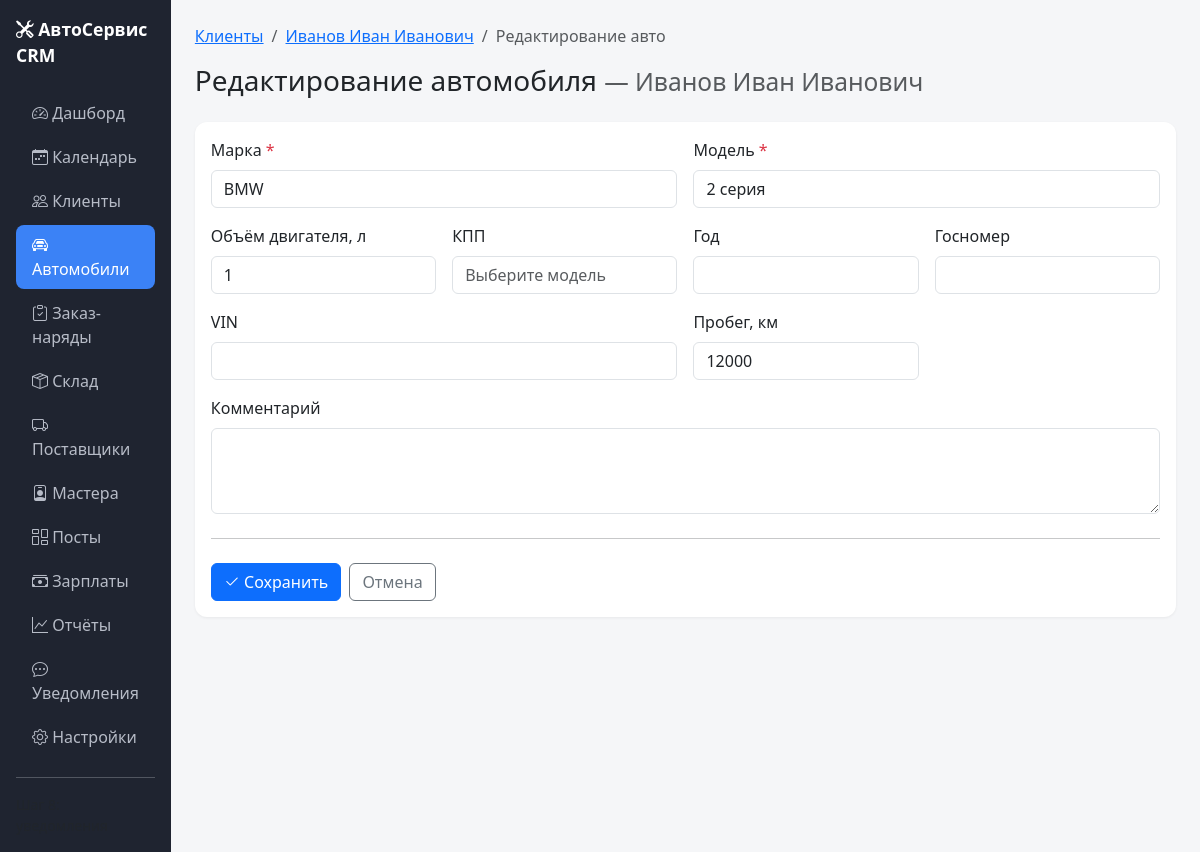
Screenshot of /cars/1/edit with the database file from the repository.
### models.py (models this page shows, shortened)
class Client(db.Model):
    __tablename__ = "clients"
    id = db.Column(db.Integer, primary_key=True)
    full_name = db.Column(db.String(200), nullable=False)
    phone = db.Column(db.String(30), nullable=False, unique=True, index=True)
    email = db.Column(db.String(120))
    comment = db.Column(db.Text)
    created_at = db.Column(db.DateTime, default=lambda: datetime.now(timezone.utc))
    cars = db.relationship("Car", backref="client", cascade="all, delete-orphan", lazy=True, order_by="Car.id.desc()")
    orders = db.relationship("Order", backref="client", lazy=True)

class Car(db.Model):
    __tablename__ = "cars"
    id = db.Column(db.Integer, primary_key=True)
    client_id = db.Column(db.Integer, db.ForeignKey("clients.id"), nullable=False, index=True)
    brand = db.Column(db.String(80), nullable=False)
    model = db.Column(db.String(80), nullable=False)
    year = db.Column(db.Integer)
    vin = db.Column(db.String(40), index=True)
    plate = db.Column(db.String(20), index=True)
    mileage = db.Column(db.Integer)
    engine_volume = db.Column(db.String(20))
    transmission = db.Column(db.String(40))
    comment = db.Column(db.Text)
    created_at = db.Column(db.DateTime, default=lambda: datetime.now(timezone.utc))

### app.py (the view, shortened to what this page needs)
@app.route("/cars/<int:car_id>/edit", methods=["GET", "POST"])
def car_edit(car_id):
    car = db.session.get(Car, car_id)
    if car is None:
        abort(404)
    return render_template("cars/form.html", client=car.client, car=car, form={})

### app.py (called while the page is built)
@app.context_processor
def inject_globals():
    return {
        "ORDER_STATUSES": ORDER_STATUSES,
        "MOVEMENT_TYPES": MOVEMENT_TYPES,
        "MOVEMENT_COLORS": MOVEMENT_COLORS,
        "APPOINTMENT_STATUSES": APPOINTMENT_STATUSES,
        "APPOINTMENT_COLORS": APPOINTMENT_COLORS,
        "STATUS_COLORS": {
            "new": "secondary",
            "in_progress": "primary",
            "waiting_parts": "warning",
            "done": "info",
            "closed": "success",
            "canceled": "danger",
        },
    }

### templates/cars/form.html (shortened to what this page needs)
{% extends "base.html" %}
{% block content %}
<nav aria-label="breadcrumb">
    <ol class="breadcrumb">
        <li class="breadcrumb-item"><a href="{{ url_for('clients_list') }}">Клиенты</a></li>
        <li class="breadcrumb-item">
            <a href="{{ url_for('client_detail', client_id=client.id) }}">{{ client.full_name }}</a>
        </li>
        <li class="breadcrumb-item active">
            {{ "Редактирование авто" if car else "Новый автомобиль" }}
        </li>
    </ol>
</nav>
<h1 class="h3 mb-4">
    {{ "Редактирование автомобиля" if car else "Новый автомобиль" }}
    <small class="text-muted">— {{ client.full_name }}</small>
</h1>
<div class="card stat-card">
    <div class="card-body">
        <form method="post" novalidate autocomplete="off">
            <div class="row g-3">
                <div class="col-md-6">
                    <label class="form-label">Марка <span class="text-danger">*</span></label>
                    <input type="text" name="brand" id="brand-input" class="form-control"
                           list="brands-list" placeholder="Начните вводить, например: Toy"
                           value="{{ form.get('brand', car.brand if car else '') }}" required>
                </div>
                <div class="col-md-6">
                    <label class="form-label">Модель <span class="text-danger">*</span></label>
                    <input type="text" name="model" id="model-input" class="form-control"
                           list="models-list" placeholder="Сначала выберите марку"
                           value="{{ form.get('model', car.model if car else '') }}" required>
                </div>
                <div class="col-md-3">
                    <label class="form-label">Объём двигателя, л</label>
                    <input type="text" name="engine_volume" id="engine-input" class="form-control"
                           list="engines-list" placeholder="Выберите модель"
                           value="{{ form.get('engine_volume', car.engine_volume if car and car.engine_volume else '') }}">
                </div>
                <div class="col-md-3">
                    <label class="form-label">КПП</label>
                    <input type="text" name="transmission" id="transmission-input" class="form-control"
                           list="transmissions-list" placeholder="Выберите модель"
                           value="{{ form.get('transmission', car.transmission if car and car.transmission else '') }}">
                </div>
                <div class="col-md-3">
                    <label class="form-label">Год</label>
                    <input type="number" name="year" class="form-control" min="1900" max="2100"
                           value="{{ form.get('year', car.year if car and car.year else '') }}">
                </div>
                <div class="col-md-3">
                    <label class="form-label">Госномер</label>
                    <input type="text" name="plate" class="form-control"
                           value="{{ form.get('plate', car.plate if car and car.plate else '') }}">
                </div>
                <div class="col-md-6">
                    <label class="form-label">VIN</label>
                    <input type="text" name="vin" class="form-control" maxlength="40"
                           value="{{ form.get('vin', car.vin if car and car.vin else '') }}">
                </div>
                <div class="col-md-3">
                    <label class="form-label">Пробег, км</label>
                    <input type="number" name="mileage" class="form-control" min="0"
                           value="{{ form.get('mileage', car.mileage if car and car.mileage is not none else '') }}">
                </div>
                <div class="col-md-12">
                    <label class="form-label">Комментарий</label>
                    <textarea name="comment" rows="3" class="form-control">{{ form.get('comment', car.comment if car and car.comment else '') }}</textarea>
                </div>
            </div>
            <hr class="my-4">
            <div class="d-flex gap-2">
                <button type="submit" class="btn btn-primary">
                    <i class="bi bi-check2"></i> Сохранить
                </button>
                <a href="{{ url_for('client_detail', client_id=client.id) }}"
                   class="btn btn-outline-secondary">Отмена</a>
            </div>
        </form>
    </div>
</div>
{% endblock %}

### static/css/style.css (style rules this page uses)
body { background: #f5f6f8; font-family: system-ui, -apple-system, "Segoe UI", Roboto, sans-serif; }
.stat-card { border: none; border-radius: .75rem; box-shadow: 0 1px 3px rgba(0, 0, 0, .06); }

### rows the page displays
Client: full_name "Иванов Иван Иванович"
Car: brand "BMW", model "2 серия", engine_volume "1", mileage "12000"

### other values shown
{{ "Редактирование авто" if car else "Новый автомобиль" }} "Редактирование авто"
{{ "Редактирование автомобиля" if car else "Новый автомобиль" }} "Редактирование автомобиля"
